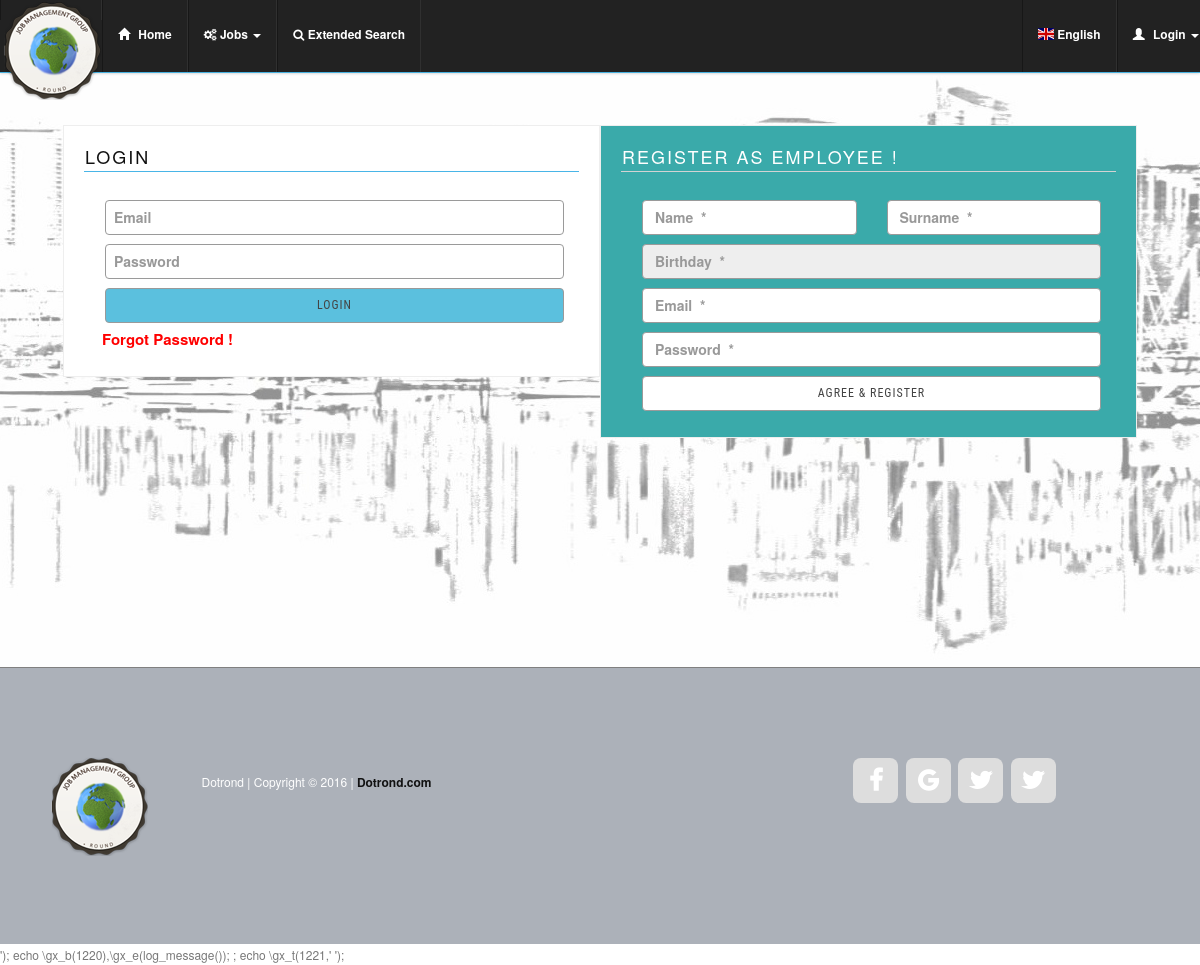
Screenshot of /sign.php with the database file from the repository.
### tables this page shows
CREATE TABLE IF NOT EXISTS `language_expressions` (
  `id_lang` int(11) NOT NULL AUTO_INCREMENT,
  `en_expressions` varchar(80) DEFAULT NULL,
  `de_expressions` varchar(80) DEFAULT NULL,
  `fr_expressions` varchar(80) DEFAULT NULL,
  `it_expressions` varchar(80) DEFAULT NULL,
  `rs_expressions` varchar(80) DEFAULT NULL,
  `al_expressions` varchar(80) DEFAULT NULL,
  PRIMARY KEY (`id_lang`),
  UNIQUE KEY `id_lang` (`id_lang`)
);

CREATE TABLE IF NOT EXISTS `languages` (
  `id_language` int(11) NOT NULL AUTO_INCREMENT,
  `lang_code` varchar(8) DEFAULT NULL,
  `img_code` varchar(20) DEFAULT NULL,
  `language` varchar(50) DEFAULT NULL,
  PRIMARY KEY (`id_language`),
  UNIQUE KEY `id_language` (`id_language`)
);

CREATE TABLE IF NOT EXISTS `social_fanpages` (
  `id_fanpage` int(11) NOT NULL AUTO_INCREMENT,
  `company_name` varchar(80) DEFAULT NULL,
  `img_icon` varchar(50) DEFAULT NULL,
  `http_direction` mediumtext,
  `active` tinyint(4) DEFAULT '1',
  PRIMARY KEY (`id_fanpage`),
  UNIQUE KEY `id_fanpage` (`id_fanpage`)
);

### admin/assets/include/functions.php (the view, shortened to what this page needs)
<?php
include('connection.php');
function languages($lang=null, $id){
  global $dbj;
  $exp=$dbj->query('SELECT '.$lang.'_expressions AS word FROM language_expressions WHERE id_lang="'.$id.'"');
  $row_exp=$exp->fetch(PDO::FETCH_ASSOC);
  $word =  trim($row_exp['word']);
  $word_val = filter_var($word, FILTER_SANITIZE_STRING, FILTER_FLAG_STRIP_LOW|FILTER_FLAG_STRIP_HIGH);
  echo ' '.$word_val.' ';
}
?>

### sign.php (shortened to what this page needs)
<?php
include('admin/assets/include/functions.php');
require_once('admin/assets/css_header_front.php');
?>
<body>
<?php echo include('top_menu.php');?>
<section id="index">
<div class="container">
 <div class="row">
    <div class="margintop100px">
    <div class="col-md-6 difbg">
      <div class="fadeIn wow animated margin-bottom">
        <h2><?php echo languages($_SESSION['jbms_front']['lang_code'],33); ?></h2>
        <hr class="divider-msg">
      </div>
        <form  id="form-validation" action="post_login.php" method="post">
          <div class="row">
            <div class="col-md-12">
             <input type="text" class="form-control" id="email" placeholder="Email" name="email">
            </div>
          </div>
          <div class="row">
            <div class="col-md-12">
             <input type="password" class="form-control" id="password" placeholder="Password" name="password">
            </div>
          </div>
          <div class="row">
            <div class="col-md-12">
              <input type="submit" class="form-control btn btn-info" value="Login">
              <a class="fancybox1 fancybox.iframe" href="forgot_pass.php"><span class="text-error"><?php echo languages($_SESSION['jbms_front']['lang_code'],36); ?></span></a>
            </div>
          </div>
        </form>
    </div>
    <div class="col-md-6 difbg2">
      <div class="fadeIn wow animated margin-bottom">
        <h2 style="color:white"><?php echo languages($_SESSION['jbms_front']['lang_code'],131); ?></h2>
        <hr class="divider-gray">
      </div>
      <form  id="register-validation" action="post_register.php" method="POST">
      <div class="row">
        <div class="col-sm-6">
          <input type="text" class="form-control" id="name" placeholder="<?php echo languages($_SESSION['jbms_front']['lang_code'],86); ?> *" name="name">
        </div>
        <div class="col-sm-6">
          <input type="text" class="form-control" id="surname" placeholder="<?php echo languages($_SESSION['jbms_front']['lang_code'],87); ?> *" name="surname">
        </div>
      </div>
      <div class="row">
        <div class="col-sm-12">
        <input type="text" class="form-control" id="birthday" name="birthday" placeholder="<?php echo languages($_SESSION['jbms_front']['lang_code'],92); ?> *" readonly="readonly" />
        </div>
      </div>
      <div class="row">
        <div class="col-sm-12">
        <input type="text" class="form-control" id="email" placeholder="<?php echo languages($_SESSION['jbms_front']['lang_code'],135); ?> *" name="email">
        </div>
      </div>
      <div class="row">
        <div class="col-sm-12">
        <input type="password" class="form-control" id="password" placeholder="<?php echo languages($_SESSION['jbms_front']['lang_code'],88); ?> *" name="password">
        </div>
      </div>
      <div class="row">
        <div class="col-sm-12">
          <input type="submit" class="form-control btn btn-default" value="<?php echo languages($_SESSION['jbms_front']['lang_code'],136); ?>">
        </div>
      </div>
      </form>
      </div>
      </div>
    </div>
</section>
<?php require_once('admin/footer.php');?>
<?php echo file_get_contents('admin/assets/js_bottom_front.php');?>
</body>
</html>

### top_menu.php (shortened to what this page needs)
   <header id="header">
        <nav id="main-nav" class="navbar navbar-default navbar-fixed-top" role="banner">
        <div class="container-custom-grid">
        <div class="collapse navbar-collapse" id="bs-example-navbar-collapse-1">
            <ul class="nav navbar-nav">
                <li class="overlay"><img src="admin/assets/images/logo/logo.png"></li>
                <li class="<?php echo $_SESSION['menu_home'];?>"><a href="index.php?tabmenu=menuhome"><span class="glyphicon glyphicon-home"></span><?php echo languages($_SESSION['jbms_front']['lang_code'],4);?> </a></li>
                <li class="dropdown <?php echo $_SESSION['menu_jobs'];?>"><a href="#" class="dropdown-toggle" data-toggle="dropdown">
                    <i class="fa fa-gears fa-1x" aria-hidden="true"></i><?php echo languages($_SESSION['jbms_front']['lang_code'],5);?><b class="caret"></b></a>
                </li>
                <li class="<?php echo $_SESSION['menu_search'];?>"><a href="extended_search.php?tabmenu=menusearch"><i class="fa fa-search fa-1x" aria-hidden="true"></i><?php echo languages($_SESSION['jbms_front']['lang_code'],1);?></a></li>
                </ul>
             <?php if(!empty($_SESSION['jbms_front']['admin_level']) && $_SESSION['jbms_front']['admin_level']==3){?>
                <ul class="nav navbar-nav navbar-right">
                <?php $emails=$dbj->query('SELECT DISTINCT emails.id_to, emails.id_from, users.name, users.surname, emails.time_message, emails.object_title, emails.active_employee FROM emails LEFT JOIN users ON emails.id_from=users.id_user WHERE (emails.id_to="'.$_SESSION['jbms_front']['id_user'].'" OR emails.id_from="'.$_SESSION['jbms_front']['id_user'].'") AND ((emails.id_from !="'.$_SESSION['jbms_front']['id_user'].'") OR (emails.id_from=emails.id_to)) AND active_employee="1" GROUP BY emails.id_from ORDER BY emails.time_message DESC LIMIT 5'); ?>
                    <li class="dropdown"><a href="#" class="dropdown-toggle" data-toggle="dropdown">
                        <i class="fa fa-envelope-o fa-1x" aria-hidden="true"></i> Inbox <span class="label label-info"><?php echo $emails->rowCount();?></span>
                        <ul class="dropdown-menu messages12px">
                        <?php
                        if($emails->rowCount()>0){
                        while($row_emails=$emails->fetch(PDO::FETCH_ASSOC)){ ?>
                            <li><a href="view_messages.php?id_user=<?php echo $row_emails['id_from'];?>"><span class="label label-warning"><b><?php echo timetodate($row_emails['time_message']);?></b></span> <span class="label label-info messages12px"><b><b><?php echo $row_emails['name'].' '.$row_emails['surname'];?></b></b></span>
                            <span class="object_title"><?php echo substr($row_emails['object_title'],0,30); ?> ...</span></a></li>
                        <?php } ?>
                            <li class="divider-msg"></li>
                            <li><a href="lst_messages.php" class="text-center"><?php echo languages($_SESSION['jbms_front']['lang_code'],3);?> </a></li>
                            <?php }else{ ?>
                            <li><a  class="text-center"><?php echo languages($_SESSION['jbms_front']['lang_code'],31);?> </a></li>
                        <?php } ?>
                        </ul>
                    </li>
                    <li class="dropdown <?php echo $_SESSION['menu_profile'];?>"><a href="#" class="dropdown-toggle" data-toggle="dropdown"><span
                        class="glyphicon glyphicon-user"></span><?php echo $_SESSION['jbms_front']['name'].' '.$_SESSION['jbms_front']['surname'] ;?><?php echo verify_profile('menu');?><b class="caret"></b></a>
                        <ul class="dropdown-menu">
                            <li><a href="profile.php?tabmenu=profile"><span class="glyphicon glyphicon-user"></span><?php echo languages($_SESSION['jbms_front']['lang_code'],29);?> <?php echo verify_profile('menu');?></a></li>
                            <li><a href="account.php?tabmenu=profile"><span class="glyphicon glyphicon-cog"></span><?php echo languages($_SESSION['jbms_front']['lang_code'],30);?></a></li>
                            <li class="divider-msg"></li>
                            <li><a href="post_logout.php"><span class="glyphicon glyphicon-off"></span><?php echo languages($_SESSION['jbms_front']['lang_code'],32);?> </a></li>
                        </ul>
                    </li>
                </ul>
                <?php }else{ ?>
                           <ul class="nav navbar-nav navbar-right">
                               <li class="dropdown"><a href="#" class="dropdown-toggle" data-toggle="dropdown">
                               <span class="glyphicon glyphicon-user"></span><?php echo languages($_SESSION['jbms_front']['lang_code'],33);?><b class="caret"></b></a>
                             </li>
                           </ul>
                <?php } ?>
                         <ul class="nav navbar-nav navbar-right">
                          <li class="dropdown"><a href="#" class="dropdown-toggle" data-toggle="dropdown">
                          <?php $lang=$dbj->query('SELECT * FROM languages WHERE lang_code="'.$_SESSION['jbms_front']['lang_code'].'"');
                                $row_lang=$lang->fetch(PDO::FETCH_ASSOC);
                          ?>
                           <span class="flag-icon flag-icon-<?php echo $row_lang['lang_code'];?>"></span> <?php echo $row_lang['language'];?>
                                <?php $language=$dbj->query('SELECT * FROM languages WHERE lang_code="'.$_SESSION['jbms_front']['lang_code'].'"');
                                ?>
                                <?php $languages=$dbj->query('SELECT * FROM languages WHERE lang_code!="'.$_SESSION['jbms_front']['lang_code'].'"'); while($row_langs=$languages->fetch(PDO::FETCH_ASSOC)){ ?>
                                        <li><a href="process_lan.php?lang_code=<?php echo $row_langs['lang_code'];?>&id_language=<?php echo $row_langs['id_language'];?>">
                                            <span class="flag-icon <?php echo $row_langs['img_code'];?>"></span>
                                            <?php echo $row_langs['language'];?></a>
                                        </li>
                                <?php } ?>
                       </li>
                    </ul>
            </div>
        </div>
    </nav>
</header>

### admin/footer.php
<?php $pages=$dbj->query('SELECT social_fanpages.company_name,  social_fanpages.img_icon, social_fanpages.http_direction FROM social_fanpages ORDER BY social_fanpages.http_direction');
?>
<footer class="footer" id="footer">
    <div class="container">
        <div class="row">
            <div class="col-md-1 col-sm-1">
                <div class="footer-logo">
                    <a href="index.html">
                        <img src="images/logo.png" alt="">
                    </a>
                </div>
            </div>
            <div class="col-md-4 col-sm-4">
                <div class="copyright">
                         Dotrond | Copyright &copy; 2016 |
                        <a rel="nofollow" href="#" target="_parent">Dotrond.com</a>
                </div>
            </div>
            <div class="col-md-6 col-sm-6">
                <ul class="social-icons">
                <?php
                    while($row_pages=$pages->fetch(PDO::FETCH_ASSOC)){
                ?>
                <li><a href="<?php echo $row_pages['http_direction'];?>" class="<?php echo  $row_pages['img_icon'];?>" target="_new"></a></li>
                <?php } ?>
                </ul>
            </div>
        </div>
    </div>
</footer>

### rows the page displays
language_expressions: en_expressions "Home"
language_expressions: en_expressions "Jobs"
language_expressions: en_expressions "Extended Search"
language_expressions: en_expressions "Login LOGIN"
languages: language "English"
language_expressions: en_expressions "Forgot Password !"
language_expressions: en_expressions "REGISTER AS EMPLOYEE !"
language_expressions: name "Name *"
language_expressions: surname "Surname *"
language_expressions: birthday "Birthday *"
language_expressions: email "Email *"
language_expressions: en_expressions "Agree & Register"

### other values shown
file_get_contents('admin/assets/js_bottom_front.php') "'); echo \\gx_b(1220),\\gx_e(log_message()); ; echo \\gx_t(1221,'"
